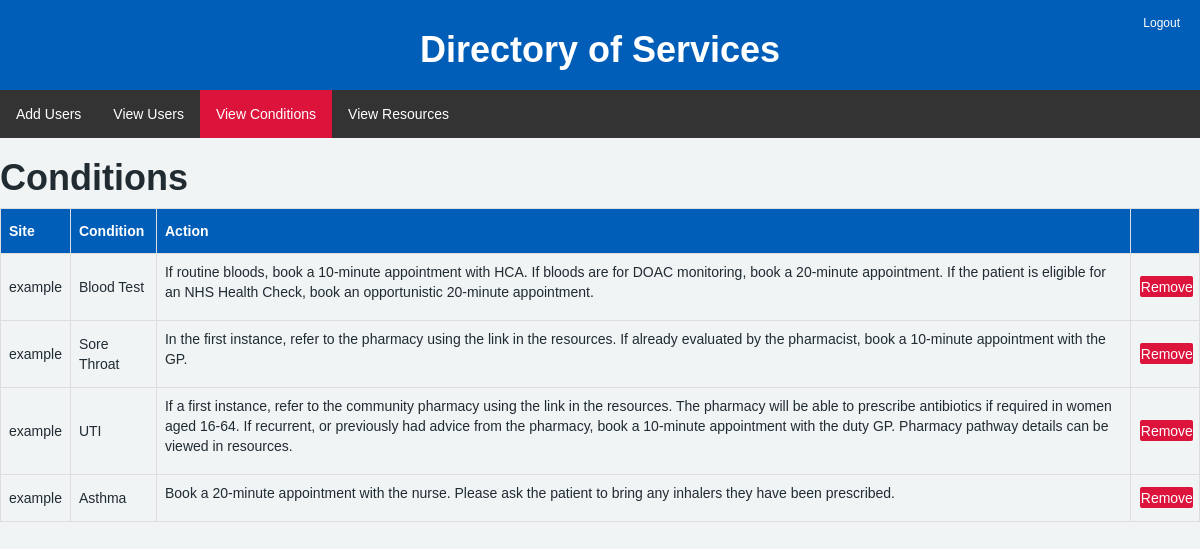
The page /devconditions.html on the database as committed earlier.
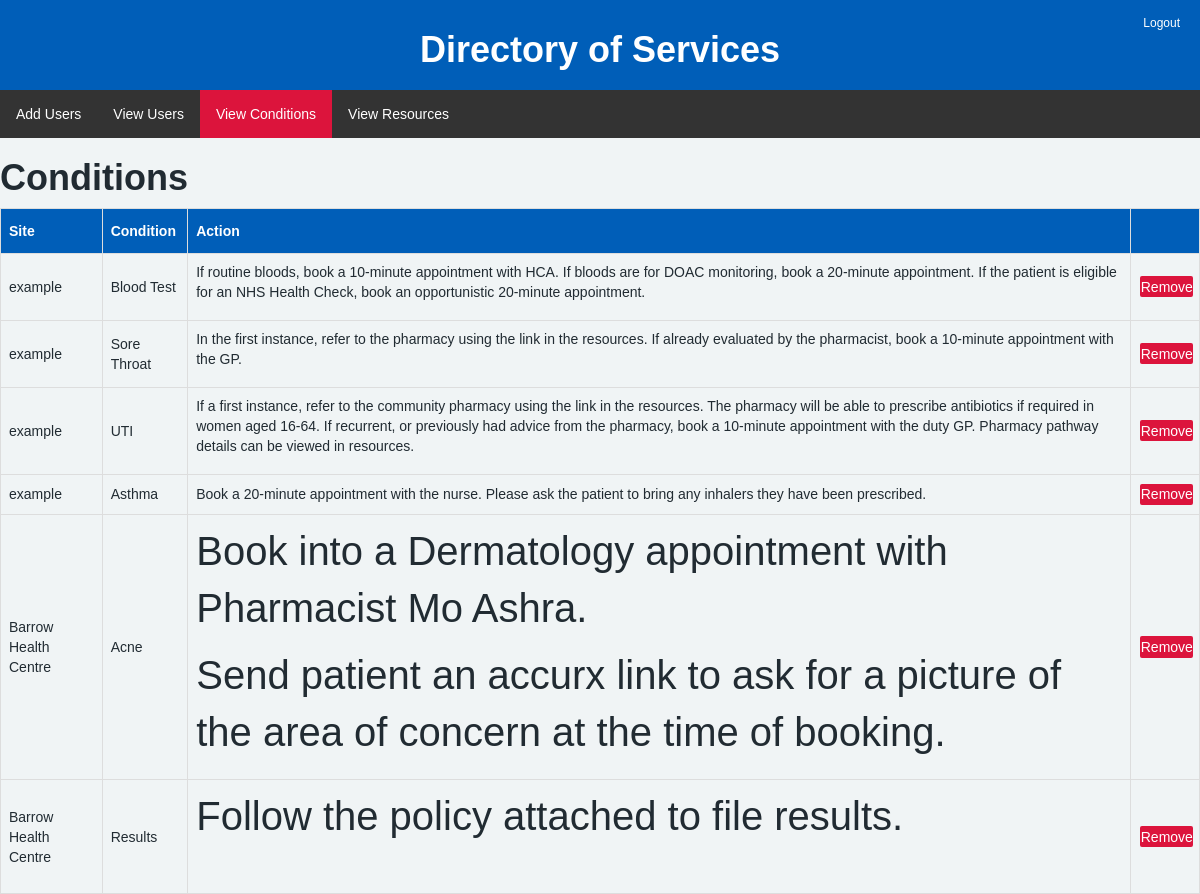
The same page on the database as committed later.
### app.py (models this page shows)
class Condition(Base):
    __tablename__ = 'conditions'
    id = Column(Integer, primary_key=True)
    site = Column(String, nullable=False)
    condition = Column(String, nullable=False)
    action = Column(String, nullable=False)

### app.py (the view)
@app.route("/devconditions.html")
def devconditions():
    Session = sessionmaker(bind=engine)
    db_session = Session()
    condition_list = db_session.query(Condition).all()
    db_session.close()
    return render_template("devconditions.html", userslist=condition_list)

### templates/devconditions.html (shortened to what this page needs)
<!DOCTYPE html>
<html lang="en">
<head>
    <link rel="stylesheet" href="https://cdnjs.cloudflare.com/ajax/libs/font-awesome/4.7.0/css/font-awesome.min.css">
    <link href="https://stackpath.bootstrapcdn.com/bootstrap/3.4.1/css/bootstrap.min.css" rel="stylesheet">
    <link href="https://cdn.jsdelivr.net/npm/summernote@0.8.18/dist/summernote.min.css" rel="stylesheet">
    <link rel="stylesheet" type="text/css" href="{{ url_for('static', filename='css/styles.css') }}">
</head>
<body>
    <div class="header">
        <h1>Directory of Services</h1>
    </div>
    <a href="/" class="dofs-logout">Logout</a>
    <ul class="navbarposdev">
        <li><a href="dofsdeveloper.html" class="dofs-hover">Add Users</a></li>
        <li><a class="dofs-hover" href="devusers.html">View Users</a></li>
        <li><a href="devconditions.html" class="dofs-hover dofs-active">View Conditions</a></li>
        <li><a href="devresources.html" class="dofs-hover">View Resources</a></li>
    </ul>
    <h1>Conditions</h1>
    <table id="table">
        <thead>
            <th>Site</th>
            <th>Condition</th>
            <th>Action</th>
            <th></th>
        </thead>
        <tbody>
            {% for line in userslist %}
            <tr>
                <td>{{ line['site'] }}</td>
                <td>{{ line['condition'] | safe }}</td>
                <td>{{ line['action'] | safe }}</td>
                <td>
                    <form action="/devremove/{{ line['id'] }}" method="POST">
                        <button type="submit" class="removebtn">Remove</button>
                    </form>
                </td>
            </tr>
            {% endfor %}
        </tbody>
    </table>
</body>
</html>

Rows that differ between the two databases and show on the page:
added Condition: site "Barrow Health Centre", condition "Acne", action "Book into a Dermatology appointment with Pharmacist Mo Ashra. Send patient an accurx link to ask for a picture of the area of concern at the time of booking."
added Condition: site "Barrow Health Centre", condition "Results", action "Follow the policy attached to file results."
